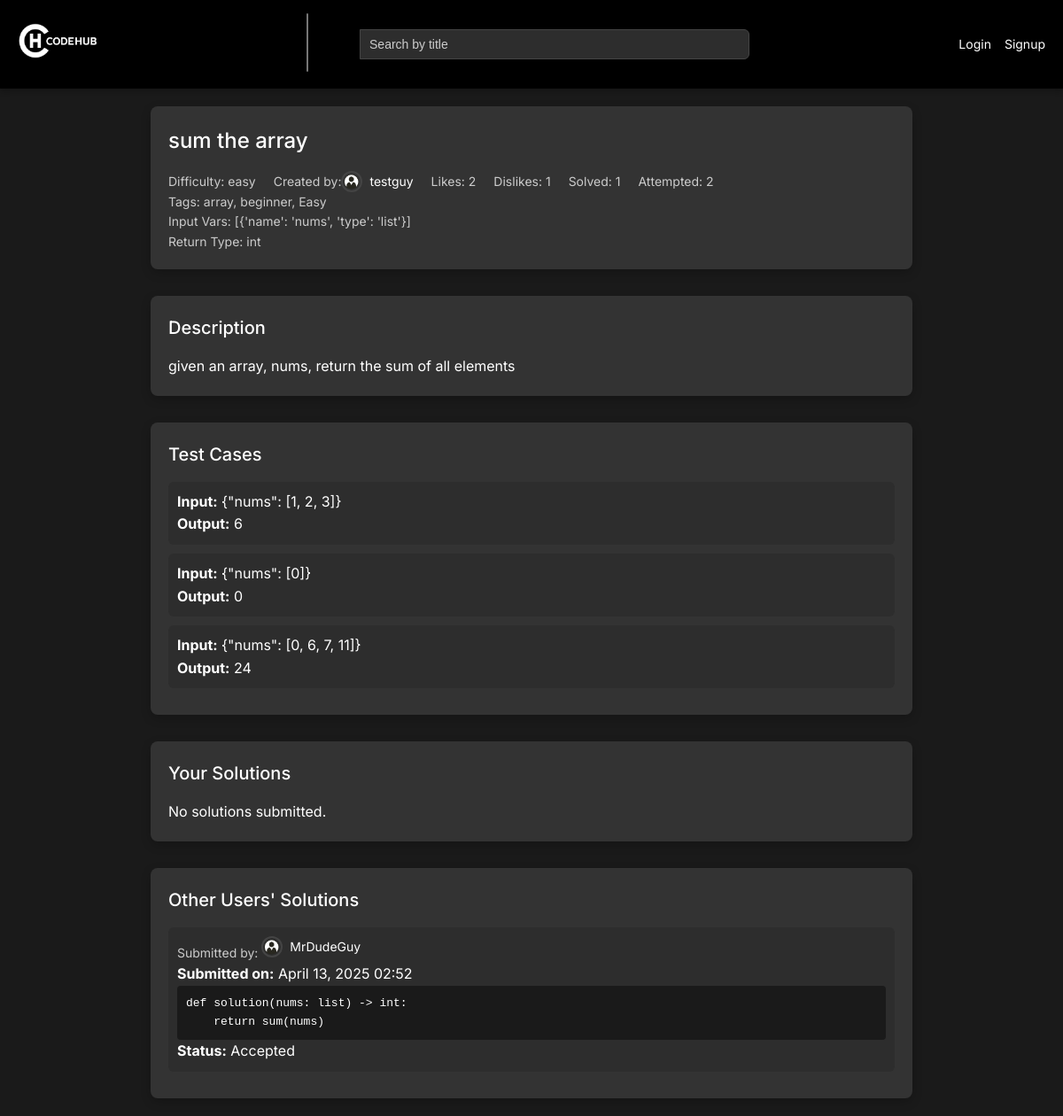
Screenshot of /problem/8/ with the database file from the repository.
### problems/models.py (models this page shows, shortened)
class Problem(models.Model):
    DIFFICULTY_CHOICES = (
        ('easy', 'Easy'),
        ('medium', 'Medium'),
        ('hard', 'Hard'),
    )
    title = models.CharField(max_length=200)
    description = models.TextField()
    difficulty = models.CharField(max_length=6, choices=DIFFICULTY_CHOICES, default='easy')
    created_by = models.ForeignKey(User, on_delete=models.CASCADE, related_name='problems')
    tags = models.ManyToManyField(Tag, blank=True)
    created_at = models.DateTimeField(auto_now_add=True)
    solution_code = models.TextField()
    function_header = models.TextField(blank=True, null=True)
    input_vars = models.JSONField(default=list, blank=True)
    return_type = models.CharField(max_length=50, default='None')
    attempted_by = models.ManyToManyField(User, related_name='attempted_problems', blank=True)
    solved_by = models.ManyToManyField(User, related_name='solved_problems', blank=True)

class Tag(models.Model):
    name = models.CharField(max_length=50, unique=True)

class TestCase(models.Model):
    problem = models.ForeignKey(Problem, on_delete=models.CASCADE, related_name='test_cases')
    input_value = models.JSONField()
    expected_output = models.JSONField()

class Solution(models.Model):
    problem = models.ForeignKey(Problem, on_delete=models.CASCADE, related_name='solutions')
    code = models.TextField()
    created_by = models.ForeignKey(User, on_delete=models.CASCADE, related_name='solutions')
    created_at = models.DateTimeField(auto_now_add=True)

### problems/views.py (the view, shortened to what this page needs)
# urls.py: path('problem/<int:problem_id>/', views.problem_detail, name='problem_detail'),
def problem_detail(request, problem_id):
    problem = get_object_or_404(Problem, id=problem_id)
    user_rating = {'vote': 0}  # Default value
    user_solution = None
    solutions = []
    is_favorited = False
    if request.user.is_authenticated:
        other_solutions = Solution.objects.filter(problem=problem).exclude(created_by=request.user).order_by('-created_at')
    else:
        other_solutions = Solution.objects.filter(problem=problem).order_by('-created_at')
    likes = problem.ratings.filter(vote=1).count()
    dislikes = problem.ratings.filter(vote=-1).count()
    context = {
        'problem': problem,
        'likes': likes,
        'dislikes': dislikes,
        'user_rating': user_rating,
        'solutions': solutions,
        'other_solutions': other_solutions,
        'is_favorited': is_favorited,
        'user_solution': user_solution,
        'function_header': problem.function_header,
        'code': user_solution.code if user_solution else None,
        'input_vars': problem.input_vars,
        'return_type': problem.return_type,
        'results': None,
        'all_tests_passed': False,
    }
    return render(request, 'problem_detail.html', context)

### problems/templates/problem_detail.html (shortened to what this page needs)
{% extends 'base.html' %}
{% load static %}
{% block content %}
    <div class="problem-detail">
        <div class="problem-card">
            <h1>{{ problem.title }}</h1>
            <div class="meta-row">
                <span class="meta">Difficulty: {{ problem.difficulty }}</span>
                <span class="meta created">Created by:
                    <a href="{% url 'profile' %}?user={{ problem.created_by.username }}" class="user-link">
                        <img src="{% if problem.created_by.profile and problem.created_by.profile_picture %}{{ problem.created_by.profile.profile_picture.url }}{% else %}{% static 'problems/default_profile.png' %}{% endif %}" alt="{{ problem.created_by.username }}'s Profile Picture" class="profile-pic">
                        {{ problem.created_by.username }}
                    </a>
                </span>
                <span class="meta">Likes: {{ likes }}</span>
                <span class="meta">Dislikes: {{ dislikes }}</span>
                <span class="meta">Solved: {{ problem.solved_by.count }}</span>
                <span class="meta">Attempted: {{ problem.attempted_by.count }}</span>
            </div>
            <p class="meta">Tags: {% for tag in problem.tags.all %}{{ tag.name }}{% if not forloop.last %}, {% endif %}{% empty %}None{% endfor %}</p>
            <p class="meta">Input Vars: {{ input_vars|default:"None" }}</p>
            <p class="meta">Return Type: {{ return_type|default:"None" }}</p>
        </div>
        <div class="problem-card">
            <h2>Description</h2>
            <p>{{ problem.description|linebreaks }}</p>
        </div>
        <div class="problem-card">
            <h2>Test Cases</h2>
            {% for test_case in problem.test_cases.all %}
                <div class="test-case">
                    <p><strong>Input:</strong> {{ test_case.input_value }}</p>
                    <p><strong>Output:</strong> {{ test_case.expected_output }}</p>
                </div>
            {% empty %}
                <p>No test cases available.</p>
            {% endfor %}
        </div>
        <div class="problem-card">
            <h2>Your Solutions</h2>
            {% for solution in solutions %}
                <div class="solution-item">
                    <p><strong>Submitted on:</strong> {{ solution.created_at|date:"F d, Y H:i" }}</p>
                    <pre>{{ solution.code }}</pre>
                    <p><strong>Status:</strong> {{ solution.status|default:"Accepted" }}</p>
                </div>
            {% empty %}
                <p>No solutions submitted.</p>
            {% endfor %}
        </div>
        <div class="problem-card">
            <h2>Other Users' Solutions</h2>
            {% for solution in other_solutions %}
                <div class="solution-item">
                    <p class="meta">Submitted by:
                        <a href="{% url 'profile' %}?user={{ solution.created_by.username }}" class="user-link">
                            <img src="{% if solution.created_by.profile and solution.created_by.profile_picture %}{{ solution.created_by.profile.profile_picture.url }}{% else %}{% static 'problems/default_profile.png' %}{% endif %}" alt="{{ solution.created_by.username }}'s Profile Picture" class="profile-pic">
                            {{ solution.created_by.username }}
                        </a>
                    </p>
                    <p><strong>Submitted on:</strong> {{ solution.created_at|date:"F d, Y H:i" }}</p>
                    <pre>{{ solution.code }}</pre>
                    <p><strong>Status:</strong> {{ solution.status|default:"Accepted" }}</p>
                </div>
            {% empty %}
                <p>No other solutions submitted.</p>
            {% endfor %}
        </div>
    </div>
{% endblock %}

### problems/templates/base.html (style rules this page uses)
* { margin: 0; padding: 0; box-sizing: border-box; }
body { font-family: 'Inter', sans-serif; background-color: #1a1a1a; color: #ffffff; line-height: 1.6; }
.profile-pic { width: 32px; height: 32px; border-radius: 50%; object-fit: cover; cursor: pointer; border: 2px solid #333333; transition: border-color 0.2s; }
h1, h2 { font-weight: 500; margin-bottom: 20px; }
a { color: #ffffff; text-decoration: none; }

### problems/templates/problem_detail.html (style rules this page uses)
.problem-detail { display: flex; flex-direction: column; gap: 30px; }
.problem-card { background-color: #333333; border-radius: 8px; padding: 20px; box-shadow: 0 4px 12px rgba(0, 0, 0, 0.2); }
.problem-card h1 { font-size: 24px; margin-bottom: 15px; }
.problem-card h2 { font-size: 20px; margin-bottom: 15px; }
.meta-row { display: flex; gap: 20px; flex-wrap: wrap; align-items: baseline; }
.meta { font-size: 14px; color: #cccccc; }
.user-link { display: inline-flex; align-items: center; gap: 8px; }
.profile-pic { width: 24px; height: 24px; border-radius: 50%; object-fit: cover; border: 2px solid #444444; }
.test-case { background-color: #2d2d2d; border-radius: 6px; padding: 10px; margin: 10px 0; }
.solution-item { background-color: #2d2d2d; border-radius: 6px; padding: 10px; margin: 10px 0; }
.solution-item pre { background-color: #1a1a1a; padding: 10px; border-radius: 4px; overflow-x: auto; font-size: 13px; }
.meta.created { display: inline-flex; align-items: center; }

### rows the page displays
Problem: title "sum the array", difficulty "easy", created_by.username "testguy", solved_by.count "1", attempted_by.count "2", input_vars "[{'name': 'nums', 'type': 'list'}]", return_type "int", description "given an array, nums, return the sum of all elements"
Tag: name "array"
Tag: name "beginner"
Tag: name "Easy"
TestCase: input_value "{\"nums\": [1, 2, 3]}", expected_output "6"
TestCase: input_value "{\"nums\": [0]}", expected_output "0"
TestCase: input_value "{\"nums\": [0, 6, 7, 11]}", expected_output "24"
Solution: created_by.username "MrDudeGuy", created_at "April 13, 2025 02:52", code "def solution(nums: list) -> int: return sum(nums)", status "Accepted"

### other values shown
{{ likes }} "2"
{{ dislikes }} "1"
